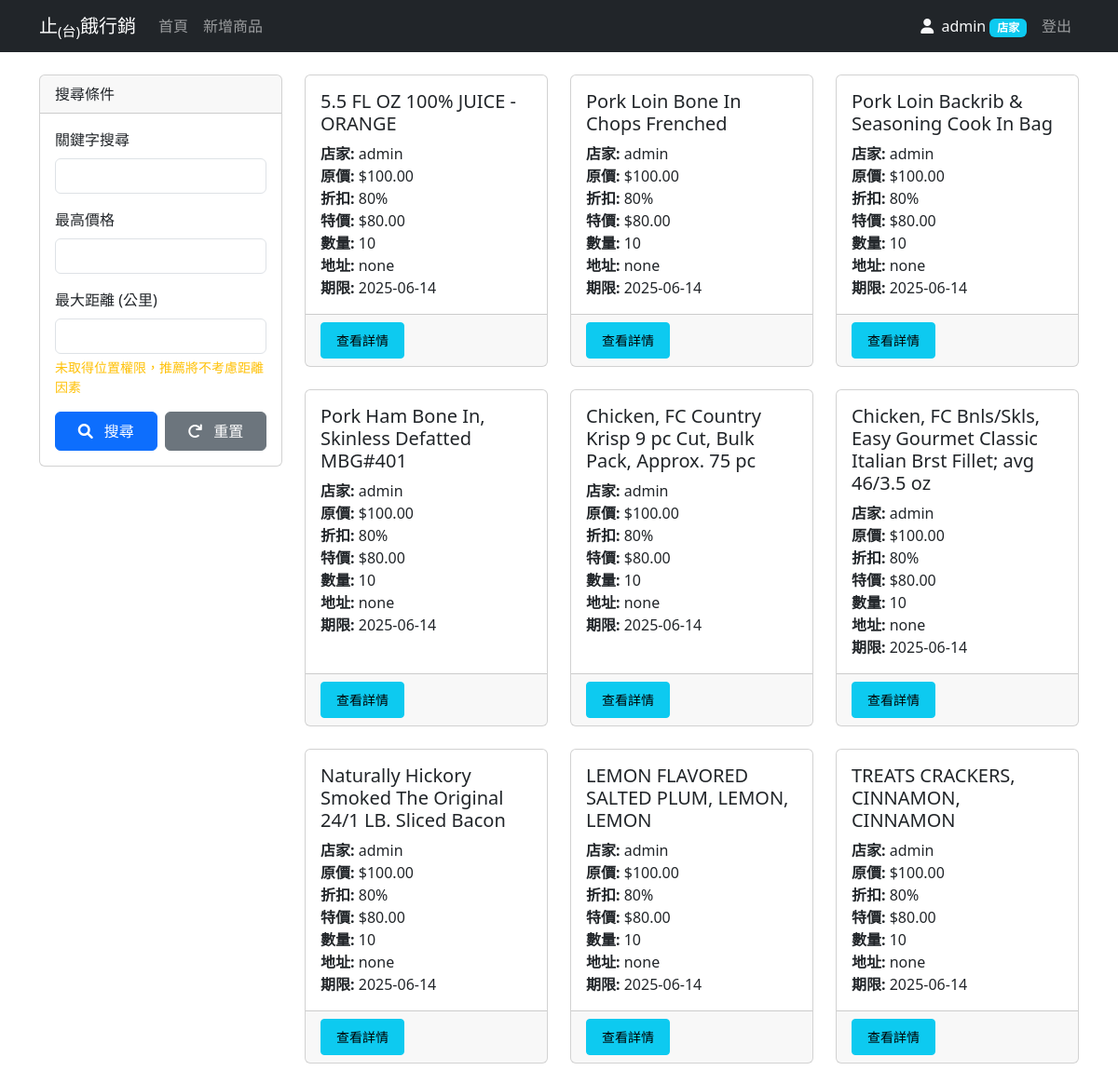
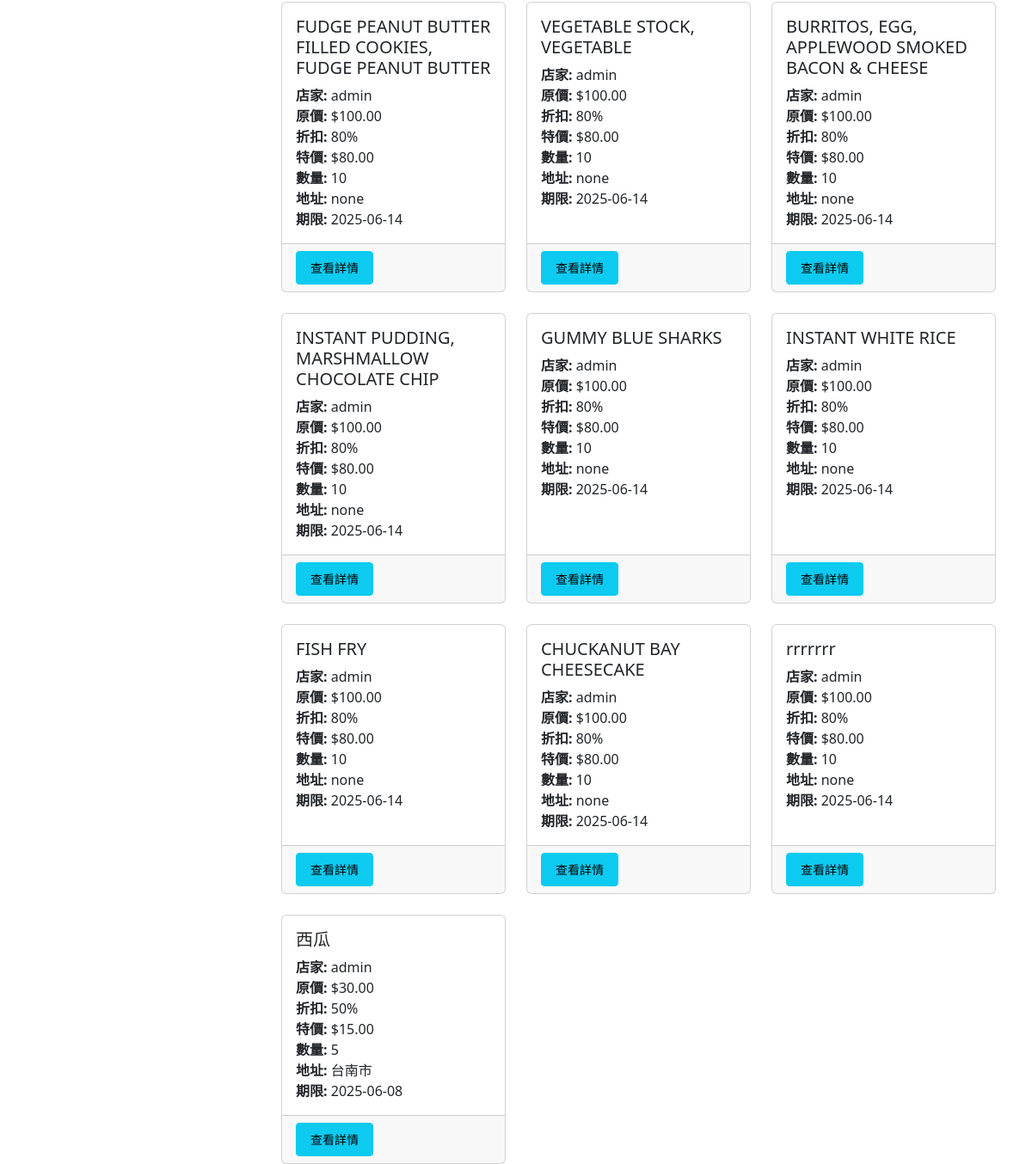
Screenshot of / (signed in) with the database file from the repository (2 pictures, top to bottom).
### app.py (models this page shows, shortened)
class User(UserMixin, db.Model):
    id = db.Column(db.Integer, primary_key=True)
    username = db.Column(db.String(80), unique=True, nullable=False)
    email = db.Column(db.String(120), unique=True, nullable=False)
    password_hash = db.Column(db.String(128))
    is_store = db.Column(db.Boolean, default=False)
    gender = db.Column(db.String(1))  # 'M' or 'F'
    birthdate = db.Column(db.Date)

class Product(db.Model):
    id = db.Column(db.Integer, primary_key=True)
    name = db.Column(db.String(100), nullable=False)
    description = db.Column(db.String(200))
    quantity = db.Column(db.Integer, nullable=False)
    address = db.Column(db.String(200), nullable=False)
    latitude = db.Column(db.Float)
    longitude = db.Column(db.Float)
    expiry_date = db.Column(db.DateTime, nullable=False)
    original_price = db.Column(db.Float, nullable=False)
    discount_rate = db.Column(db.Float, nullable=False)
    nutrition_info = db.Column(db.JSON)
    store_id = db.Column(db.Integer, db.ForeignKey('user.id'), nullable=False)
    store = db.relationship('User', backref=db.backref('products', lazy=True))
    cart_count = db.Column(db.Integer, default=0)  # 新增：追蹤購物車數量

### app.py (the view)
@app.route('/')
def index():
    search = request.args.get('search', '').strip()
    max_price = request.args.get('max_price', type=float)
    distance = request.args.get('distance', type=float)
    user_lat = request.args.get('user_lat', type=float)
    user_lon = request.args.get('user_lon', type=float)
    query = Product.query
    if search:
        query = query.filter(or_(
            Product.name.ilike(f'%{search}%'),
            Product.address.ilike(f'%{search}%')
        ))
    if max_price is not None and max_price > 0:
        query = query.filter(Product.original_price * Product.discount_rate <= max_price)
    products = query.all()
    if distance is not None and distance > 0 and user_lat is not None and user_lon is not None:
        filtered_products = []
        user_location = (user_lat, user_lon)
        for product in products:
            product.distance = None
            if product.latitude is not None and product.longitude is not None:
                try:
                    product_location = (product.latitude, product.longitude)
                    dist = geodesic(user_location, product_location).kilometers
                    product.distance = round(dist, 2)
                    if dist <= distance:
                        filtered_products.append(product)
                except ValueError:
                    product.distance = None
            else:
                filtered_products.append(product)
        products = filtered_products
    else:
        for product in products:
            product.distance = None
    return render_template('index.html',
                         products=products,
                         search=search,
                         max_price=max_price,
                         distance=distance,
                         user_lat=user_lat,
                         user_lon=user_lon)

### app.py (called while the page is built)
@login_manager.user_loader
def load_user(user_id):
    return User.query.get(int(user_id))

### templates/index.html (shortened to what this page needs)
{% extends "base.html" %}
{% block content %}
<div class="row">
    <div class="col-md-3">
        <div class="card mb-4">
            <div class="card-header">
                搜尋條件
            </div>
            <div class="card-body">
                <form method="GET" action="{{ url_for('index') }}" id="searchForm">
                    <div class="mb-3">
                        <label for="search" class="form-label">關鍵字搜尋</label>
                        <input type="text" class="form-control" id="search" name="search" value="{{ search or '' }}">
                    </div>
                    <div class="mb-3">
                        <label for="max_price" class="form-label">最高價格</label>
                        <input type="number" class="form-control" id="max_price" name="max_price" min="0" step="1" value="{{ max_price or '' }}">
                    </div>
                    <div class="mb-3">
                        <label for="distance" class="form-label">最大距離 (公里)</label>
                        <input type="number" class="form-control" id="distance" name="distance" min="0" step="0.1" value="{{ distance or '' }}">
                        <div class="form-text" id="locationStatus">請允許位置存取以使用距離搜尋</div>
                    </div>
                    <div class="d-grid gap-2">
                        <div class="row g-2">
                            <div class="col-6">
                                <button type="submit" class="btn btn-primary w-100">
                                    <i class="fas fa-search me-1"></i> 搜尋
                                </button>
                            </div>
                            <div class="col-6">
                                <button type="button" class="btn btn-secondary w-100" onclick="resetForm()">
                                    <i class="fas fa-redo me-1"></i> 重置
                                </button>
                            </div>
                        </div>
                    </div>
                </form>
            </div>
        </div>
    </div>
    <div class="col-md-9">
        <div class="row row-cols-1 row-cols-md-3 g-4">
            {% for product in products %}
            <div class="col">
                <div class="card h-100 product-card-animation" style="animation-delay: {{ loop.index * 0.1 }}s;">
                    <div class="card-body">
                        <h5 class="card-title">{{ product.name }}</h5>
                        <p class="card-text">
                            <strong>店家:</strong> {{ product.store.username }}<br>
                            <strong>原價:</strong> ${{ "%.2f"|format(product.original_price) }}<br>
                            <strong>折扣:</strong> {{ "%.0f"|format(product.discount_rate * 100) }}%<br>
                            <strong>特價:</strong> ${{ "%.2f"|format(product.original_price * product.discount_rate) }}<br>
                            <strong>數量:</strong> {{ product.quantity }}<br>
                            <strong>地址:</strong> {{ product.address }}<br>
                            <strong>期限:</strong> {{ product.expiry_date.strftime('%Y-%m-%d') }}
                        </p>
                    </div>
                    <div class="card-footer">
                        <a href="{{ url_for('product_detail', product_id=product.id) }}" class="btn btn-info btn-sm">查看詳情</a>
                    </div>
                </div>
            </div>
            {% endfor %}
        </div>
    </div>
</div>
{% endblock %}

### templates/base.html (shortened to what this page needs)
<!DOCTYPE html>
<html lang="zh-TW">
<head>
    <link href="https://cdn.jsdelivr.net/npm/bootstrap@5.3.0/dist/css/bootstrap.min.css" rel="stylesheet">
    <link rel="stylesheet" href="https://cdnjs.cloudflare.com/ajax/libs/font-awesome/6.0.0/css/all.min.css">
    <link rel="stylesheet" href="https://unpkg.com/leaflet@1.9.4/dist/leaflet.css">
</head>
<body>
    <nav class="navbar navbar-expand-lg navbar-dark bg-dark">
        <div class="container">
            <a class="navbar-brand" href="{{ url_for('index') }}">止<sub>(台)</sub>餓行銷</a>
            <div class="collapse navbar-collapse" id="navbarNav">
                <ul class="navbar-nav me-auto">
                    <li class="nav-item">
                        <a class="nav-link" href="{{ url_for('index') }}">首頁</a>
                    </li>
                    {% if current_user.is_authenticated %}
                        {% if current_user.is_store %}
                        <li class="nav-item">
                            <a class="nav-link" href="{{ url_for('add_product') }}">新增商品</a>
                        </li>
                        {% endif %}
                    {% endif %}
                </ul>
                <ul class="navbar-nav">
                    {% if current_user.is_authenticated %}
                    <li class="nav-item">
                        <span class="nav-link text-light">
                            <i class="fas fa-user me-1"></i>
                            {{ current_user.username }}
                            {% if current_user.is_store %}
                            <span class="badge bg-info">店家</span>
                            {% endif %}
                        </span>
                    </li>
                    <li class="nav-item">
                        <a class="nav-link" href="{{ url_for('logout') }}">登出</a>
                    </li>
                    {% endif %}
                </ul>
            </div>
        </div>
    </nav>
    <div class="container mt-4">
        {% block content %}{% endblock %}
    </div>
</body>
</html>

### templates/base.html (style rules this page uses)
.btn { display: inline-flex; align-items: center; justify-content: center; gap: 0.5rem; padding: 0.5rem 1rem; }
.product-card-animation { opacity: 0; transform: translateY(20px); animation: fadeInProduct 0.5s ease-out forwards; }

### rows the page displays
User: username "admin"
Product: name "5.5 FL OZ 100% JUICE - ORANGE", store.username "admin", original_price "100.00", product.discount_rate*100 "80", product.original_price*product.discount_rate "80.00", quantity "10", address "none", expiry_date "2025-06-14"
Product: name "Pork Loin Bone In Chops Frenched", store.username "admin", original_price "100.00", product.discount_rate*100 "80", product.original_price*product.discount_rate "80.00", quantity "10", address "none", expiry_date "2025-06-14"
Product: name "Pork Loin Backrib & Seasoning Cook In Bag", store.username "admin", original_price "100.00", product.discount_rate*100 "80", product.original_price*product.discount_rate "80.00", quantity "10", address "none", expiry_date "2025-06-14"
Product: name "Pork Ham Bone In, Skinless Defatted MBG#401", store.username "admin", original_price "100.00", product.discount_rate*100 "80", product.original_price*product.discount_rate "80.00", quantity "10", address "none", expiry_date "2025-06-14"
Product: name "Chicken, FC Country Krisp 9 pc Cut, Bulk Pack, Approx. 75 pc", store.username "admin", original_price "100.00", product.discount_rate*100 "80", product.original_price*product.discount_rate "80.00", quantity "10", address "none", expiry_date "2025-06-14"
Product: name "Chicken, FC Bnls/Skls, Easy Gourmet Classic Italian Brst Fillet; avg 46/3.5 oz", store.username "admin", original_price "100.00", product.discount_rate*100 "80", product.original_price*product.discount_rate "80.00", quantity "10", address "none", expiry_date "2025-06-14"
Product: name "Naturally Hickory Smoked The Original 24/1 LB. Sliced Bacon", store.username "admin", original_price "100.00", product.discount_rate*100 "80", product.original_price*product.discount_rate "80.00", quantity "10", address "none", expiry_date "2025-06-14"
Product: name "LEMON FLAVORED SALTED PLUM, LEMON, LEMON", store.username "admin", original_price "100.00", product.discount_rate*100 "80", product.original_price*product.discount_rate "80.00", quantity "10", address "none", expiry_date "2025-06-14"
Product: name "TREATS CRACKERS, CINNAMON, CINNAMON", store.username "admin", original_price "100.00", product.discount_rate*100 "80", product.original_price*product.discount_rate "80.00", quantity "10", address "none", expiry_date "2025-06-14"
Product: name "FUDGE PEANUT BUTTER FILLED COOKIES, FUDGE PEANUT BUTTER", store.username "admin", original_price "100.00", product.discount_rate*100 "80", product.original_price*product.discount_rate "80.00", quantity "10", address "none", expiry_date "2025-06-14"
Product: name "VEGETABLE STOCK, VEGETABLE", store.username "admin", original_price "100.00", product.discount_rate*100 "80", product.original_price*product.discount_rate "80.00", quantity "10", address "none", expiry_date "2025-06-14"
Product: name "BURRITOS, EGG, APPLEWOOD SMOKED BACON & CHEESE", store.username "admin", original_price "100.00", product.discount_rate*100 "80", product.original_price*product.discount_rate "80.00", quantity "10", address "none", expiry_date "2025-06-14"
Product: name "INSTANT PUDDING, MARSHMALLOW CHOCOLATE CHIP", store.username "admin", original_price "100.00", product.discount_rate*100 "80", product.original_price*product.discount_rate "80.00", quantity "10", address "none", expiry_date "2025-06-14"
Product: name "GUMMY BLUE SHARKS", store.username "admin", original_price "100.00", product.discount_rate*100 "80", product.original_price*product.discount_rate "80.00", quantity "10", address "none", expiry_date "2025-06-14"
Product: name "INSTANT WHITE RICE", store.username "admin", original_price "100.00", product.discount_rate*100 "80", product.original_price*product.discount_rate "80.00", quantity "10", address "none", expiry_date "2025-06-14"
Product: name "FISH FRY", store.username "admin", original_price "100.00", product.discount_rate*100 "80", product.original_price*product.discount_rate "80.00", quantity "10", address "none", expiry_date "2025-06-14"
Product: name "CHUCKANUT BAY CHEESECAKE", store.username "admin", original_price "100.00", product.discount_rate*100 "80", product.original_price*product.discount_rate "80.00", quantity "10", address "none", expiry_date "2025-06-14"
Product: name "rrrrrrr", store.username "admin", original_price "100.00", product.discount_rate*100 "80", product.original_price*product.discount_rate "80.00", quantity "10", address "none", expiry_date "2025-06-14"
Product: name "西瓜", store.username "admin", original_price "30.00", product.discount_rate*100 "50", product.original_price*product.discount_rate "15.00", quantity "5", address "台南市", expiry_date "2025-06-08"
